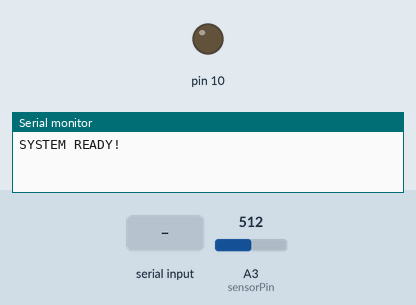
A sketch run on a simulated Arduino Uno, built with avr-gcc and run on an emulated ATmega328P. On the bench: output pins drawn as LEDs (lit = HIGH), the last lines printed to the serial monitor. Wiring (inferred from the names in the program): DS1307 clock at I2C address 0x68. The inputs (shaded band) are chosen by the test bench; at power-on: A3 (sensorPin) = 512. The local clock reads 2024-03-15 10:24:30 at power-on unless the sketch sets it; storage starts empty.

Above: at 1.2 s.
1.3 s: A3 (sensorPin) set to 306
At 1.7 s:
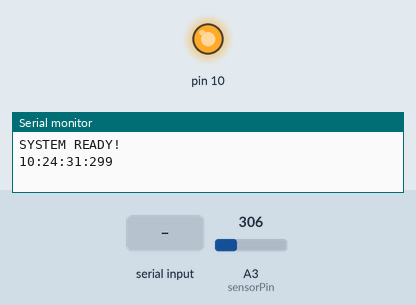
3.3 s: "read\n" received over Serial
4.8 s: "1\n" received over Serial
6.3 s: "delete\n" received over Serial
Timing chart, 0 to 9.1 s (numbered marks = the images above; inputs shaded):
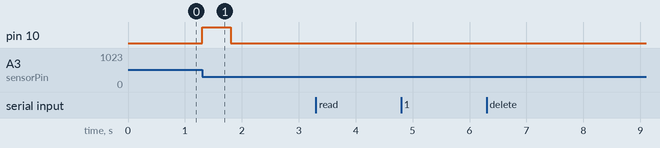

The sketch:

Start_Finish.ino
```cpp
#include <SPI.h>
#include <SD.h>

File myFile;

#include "Wire.h"
#define DS1307_ADDRESS 0x68
#define sensorPin A3


int i = 0, sensorValue;
String tempo = "", ID = "";
byte zero = 0x00;
long starmil, segundos;
float endmil;
const unsigned int MAX_MESSAGE_LENGTH = 12;


byte ConverteParaBCD(byte val)
{
  // Converte o número de decimal para BCD
  return ( (val / 10 * 16) + (val % 10) );
}


byte ConverteparaDecimal(byte val)
{
  // Converte de BCD para decimal
  return ( (val / 16 * 10) + (val % 16) );
}


void recalibrar() {
  sensorValue = 0;
  for (i = 0; i < 10; i++) {
    sensorValue = sensorValue + analogRead(sensorPin);
  }
  sensorValue = sensorValue / 10 - 50;

  i = 0;
}


void Read() {
  myFile = SD.open("test.txt");
  if (myFile) {
    delay(10);
    Serial.println("READING FILE test.txt:");
    while (myFile.available()) {
      delay(20);
      Serial.write(myFile.read());
    }
    myFile.close();
  }
  else Serial.println("Nenhum arquivo disponível.");
}


void Delete() {
  myFile = SD.open("test.txt");
  if (myFile) {
    delay(10);
    Serial.println("READING FILE test.txt:");
    while (myFile.available()) {
      delay(20);
      Serial.write(myFile.read());
    }
    Serial.println(" ");
    SD.remove("test.txt");
    Serial.println("File test.txt DELETED");
  }
  else Serial.println("Nenhum arquivo disponível.");
}


void setup() {
  pinMode(10, OUTPUT);
  pinMode(A3, INPUT);
  Serial.begin(9600);
  Wire.begin();

  if (!SD.begin(5)) {
    Serial.println("initialization failed!");
    while (1);
  }

  recalibrar();
  Serial.println("SYSTEM READY!");
}


void loop() {
  Wire.beginTransmission(DS1307_ADDRESS);
  Wire.write(zero);
  Wire.endTransmission();
  Wire.requestFrom(DS1307_ADDRESS, 1);
  endmil = ConverteparaDecimal(Wire.read());

  if (segundos != endmil) {
    starmil = millis();
  }
  endmil = millis() - starmil;
  if (endmil > 1000){
    endmil = int(endmil) % 1000;
  }

  Wire.beginTransmission(DS1307_ADDRESS);
  Wire.write(zero);
  Wire.endTransmission();
  Wire.requestFrom(DS1307_ADDRESS, 3);
  segundos = ConverteparaDecimal(Wire.read());
  int minutos = ConverteparaDecimal(Wire.read());
  int horas = ConverteparaDecimal(Wire.read());

  //Serial.println(cont);
  if (analogRead(A3) < sensorValue) {
      digitalWrite(10, HIGH);

      tempo = String(horas) + ":";
      tempo = tempo + minutos + ":";
      tempo = tempo + segundos + ":";
      tempo = tempo + int(endmil);
      Serial.println(tempo);

      //escolha o delay necessário de acordo com a aplicação. (largada ou chegada)
      delay(500); // chegada
      //delay(5000); // largada
      recalibrar();
  }
  else {
    digitalWrite(10, LOW);
  }

  while (Serial.available() > 0)
  {
    static char message[MAX_MESSAGE_LENGTH];
    static unsigned int message_pos = 0;
    char inByte = Serial.read();

    if ( inByte != '\n' && (message_pos < MAX_MESSAGE_LENGTH - 1) )
    {
      message[message_pos] = inByte;
      message_pos++;
    }
    else
    {
      message[message_pos] = '\0';
      String msg = message;
      msg.toLowerCase();

      if (msg == "read") {
        Read();
      }
      else if (msg == "delete") {
        Delete();
      }
      else{
        ID = msg;
        Serial.println(msg);
      }
      message_pos = 0;
    }
  }

  if (tempo != "" and ID != ""){
     myFile = SD.open("test.txt", FILE_WRITE);
     myFile.println(tempo);
     myFile.println(ID);
     myFile.close();
     tempo = "";
     ID = "";
     Serial.println("Passagem computada com sucesso! Pronto para nova passagem.");
  }
}
```

Measured:
- after the input at 1.3 s, pin 10: LOW → HIGH at once, → LOW 0.50 s later
